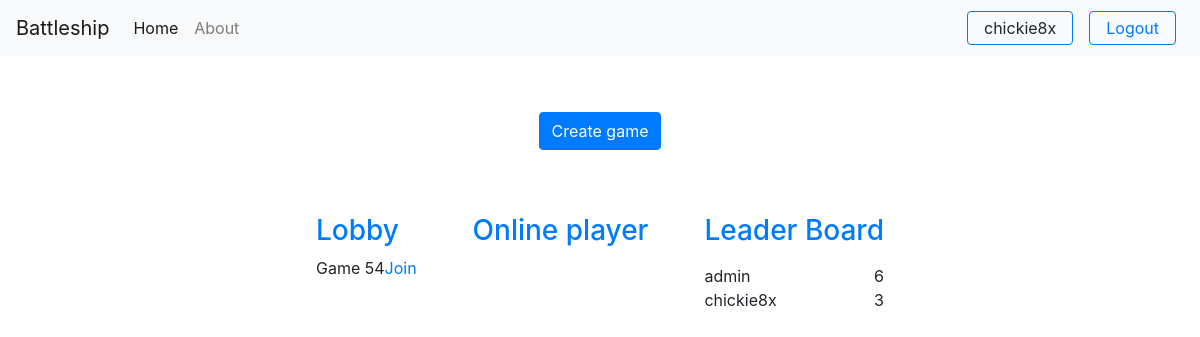
Screenshot of / (signed in) with the database file from the repository.
### game/models.py (models this page shows)
class Game(models.Model):
    creator = models.ForeignKey(User, on_delete=models.DO_NOTHING, related_name='creator')
    opponent = models.ForeignKey(User, null= True, on_delete=models.DO_NOTHING, related_name='player')
    winner = models.ForeignKey(User, null= True, on_delete=models.DO_NOTHING, related_name='winner')
    current_turn = models.ForeignKey(User, on_delete=models.DO_NOTHING)
    map_created = models.BooleanField(default=False)
    is_waiting = models.BooleanField(default=True)
    is_done = models.BooleanField(default=False)

class Scores(models.Model):
    user = models.ForeignKey(User, on_delete=models.CASCADE)
    score = models.IntegerField(default=0)

### game/views.py (the view)
# urls.py: path('',views.index_view,name="index"),
def index_view(request):
    lobbies = Game.objects.filter(is_waiting = True)
    leader_board = Scores.objects.order_by('-score')[:9]
    context = {
        'lobbies': lobbies,
        'top_scores':leader_board
    }
    return render(request,'game/index.html',context=context)

### templates/game/index.html (shortened to what this page needs)
{% extends 'base.html' %}
{% block blockcontent %}
    <div class="wrapper col-lg-6 col-md-10 col-sm-12 mx-auto my-2">
        <div class="row">
            {% if request.user.is_authenticated %}
                <button class="create-game-btn btn btn-primary mx-auto my-5" data-user="{{ request.user.id }}"> Create game </button>
            {% else %}
                <a href=" {% url 'login' %} " class="btn btn-primary my-5 mx-auto">Login to start playing</a>
            {% endif %}
        </div>
        <div class="row d-flex justify-content-between p-3">
            <div id="lobby">
                <h3 class="text-primary">Lobby</h3>
                {% for lobby in lobbies %}
                    <div class="lobby-item d-flex justify-content-between">
                        <span>Game {{ lobby.id }}</span>
                        <a href="gameid/{{ lobby.id }}">Join</a>
                    </div>
                {% endfor %}
            </div>
            <div class="online-player">
                <h3 class="text-primary">Online player</h3>
            </div>
            <div class="leader-board">
                <h3 class="cleader-board-header text-primary">Leader Board</h3>
                <div class="leader-board-list">
                    <ul class="list-users mt-3">
                        {% for tc in top_scores %}
                            <li class="top-score-item">
                                <span class="score-user">{{ tc.user }}</span>
                                <span class="score-value">{{ tc.score }}</span>
                            </li>
                        {% endfor %}
                    </ul>
                </div>
            </div>
        </div>
    </div>
{% endblock blockcontent %}

### templates/base.html (shortened to what this page needs)
<!DOCTYPE html>
<html lang="en">
  <head>
    {% load static %}
    <link rel="stylesheet" href="https://stackpath.bootstrapcdn.com/bootstrap/4.4.1/css/bootstrap.min.css">
    <link rel="stylesheet" href="{% static 'game/style.css' %}">
  </head>
  <body>
    <div class="container-fluid m-0 p-0">
      <nav class="navbar navbar-expand-lg navbar-light bg-light">
        <a class="navbar-brand" href="#">Battleship</a>
        <div class="collapse navbar-collapse" id="navbarSupportedContent">
          <ul class="navbar-nav mr-auto">
            <li class="nav-item active">
              <a class="nav-link" href="{% url 'index' %}">Home <span class="sr-only">(current)</span></a>
            </li>
            <li class="nav-item">
              <a class="nav-link" href="#">About</a>
            </li>
          </ul>
          {% if not request.user.is_authenticated %}
            <form class="form-inline my-2 my-lg-0">
              <a href="{% url 'login' %}" class="btn btn-primary mr-4">Login</a>
              <a href="{% url 'register' %}" class="btn btn-primary">Register</a>
            </form>
          {% else %}
          <form class="form-inline my-2 my-lg-0">
            <div class="user d-flex">
              <span class="d-block border border-primary rounded py-1 px-3 mx-2">{{ request.user }}</span>
              <span class="d-block border border-primary rounded py-1 px-3 mx-2"><a href="{% url 'logout' %}">Logout</a></span>
            </div>
          </form>
          {% endif %}
        </div>
      </nav>
      {% block blockcontent %}
      {% endblock blockcontent %}
    </div>
  </body>
</html>

### game/static/game/style.css (style rules this page uses)
* { margin: 0; padding: 0; }
.list-users { list-style: none; }
.top-score-item { min-width: 150px; display: flex; justify-content: space-between; }

### rows the page displays
Game: id "54"
Scores: user "admin", score "6"
Scores: user "chickie8x", score "3"

### other values shown
{{ request.user }} "chickie8x"
